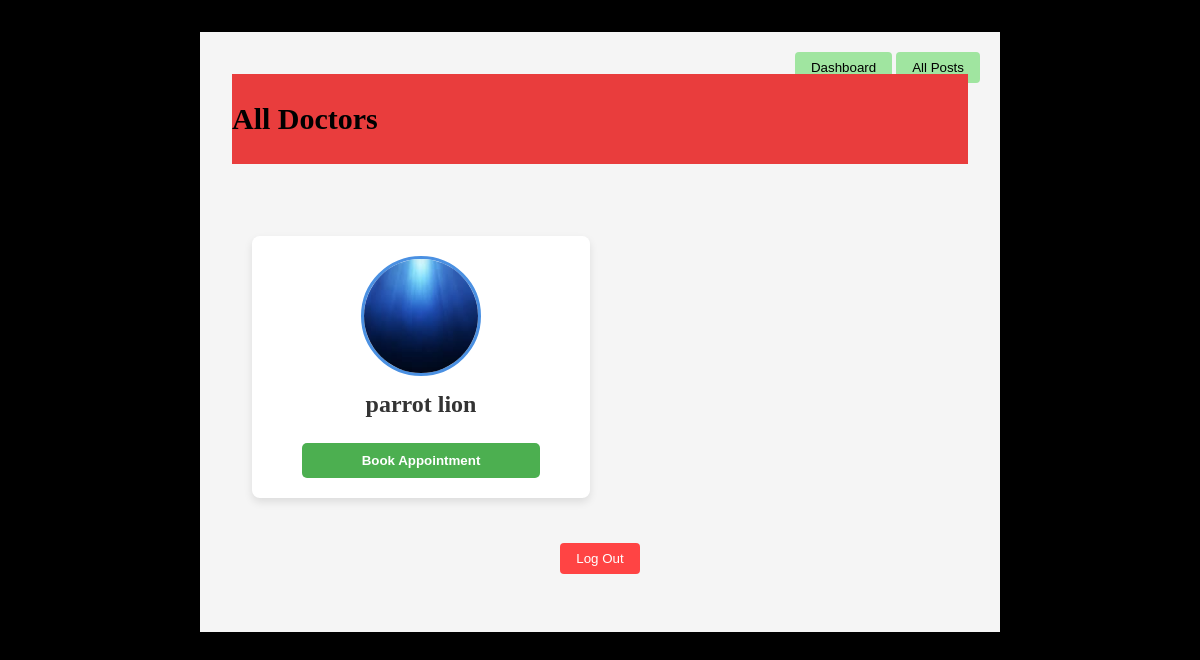
The page /all-doctors/ (signed in) on the database as committed earlier.
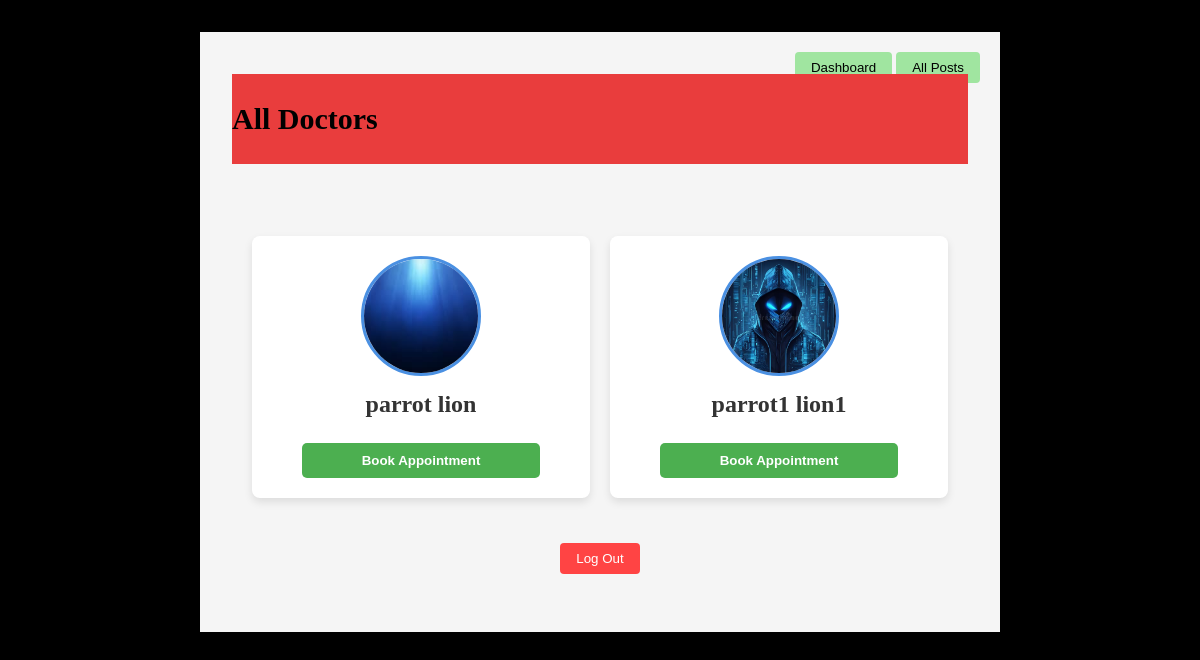
The same page on the database as committed later.
### task1/models.py (models this page shows, shortened)
class Doctor(models.Model):
    user_profile = models.OneToOneField(UserProfile, on_delete=models.CASCADE)

class UserProfile(models.Model):
    user = models.OneToOneField(User, on_delete=models.CASCADE)
    profile_picture = models.ImageField(upload_to='profile_pictures/')
    address_line1 = models.CharField(max_length=255)
    city = models.CharField(max_length=100)
    state = models.CharField(max_length=100)
    pincode = models.CharField(max_length=10)
    user_type = models.CharField(max_length=10, choices=[
        ('patient', 'Patient'),
        ('doctor', 'Doctor')
    ])

### task1/views.py (the view)
# urls.py: path('all-doctors/', views.all_doctors, name='all_doctors'),
@login_required
def all_doctors(request):
    if request.user.userprofile.user_type != 'patient':
        return redirect('index')
    doctors = Doctor.objects.all()
    context = {
        'doctors': doctors,
        'today_date': timezone.now().date()
    }
    return render(request, 'task1/all_doctors.html', context)

### task1/templates/task1/all_doctors.html (shortened to what this page needs)
<!DOCTYPE html>
<html lang="en">
  <head>
    {% load static %}
    <link rel="stylesheet" href="{% static 'task1/index.css' %}" />
  </head>
  <body>
    <section>
      <div class="top-nav">
        <button class="blog-btn"><a href="{% url 'index' %}">Dashboard</a></button>
        <button class="blog-btn"><a href="{% url 'all_posts' %}">All Posts</a></button>
      </div>
      <h1 class="blog-header">All Doctors</h1>
      <div class="doctors-container">
        {% if doctors %}
          <div class="doctors-list">
            {% for doctor in doctors %}
              <div class="doctor-card slide-in">
                {% if doctor.user_profile.profile_picture %}
                  <img src="{{ doctor.user_profile.profile_picture.url }}" alt="Doctor Profile Picture" class="doctor-image">
                {% endif %}
                <div class="doctor-info">
                  <h2>{{ doctor.user_profile.user.get_full_name }}</h2>
                  <button class="book-appointment-btn" onclick="openAppointmentModal('{{ doctor.id }}', '{{ doctor.user_profile.user.get_full_name }}')">Book Appointment</button>
                </div>
              </div>
            {% endfor %}
          </div>
        {% else %}
          <div class="no-posts">
            <h2>No doctors found in the system.</h2>
          </div>
        {% endif %}
      </div>
      <div class="logout">
        <button><a href="{% url 'logout' %}">Log Out</a></button>
      </div>
    </section>
  </body>
</html>

Rows that differ between the two databases and show on the page:
added Doctor: user_profile.profile_picture (picture), user_profile.user.get_full_name "parrot1 lion1"
